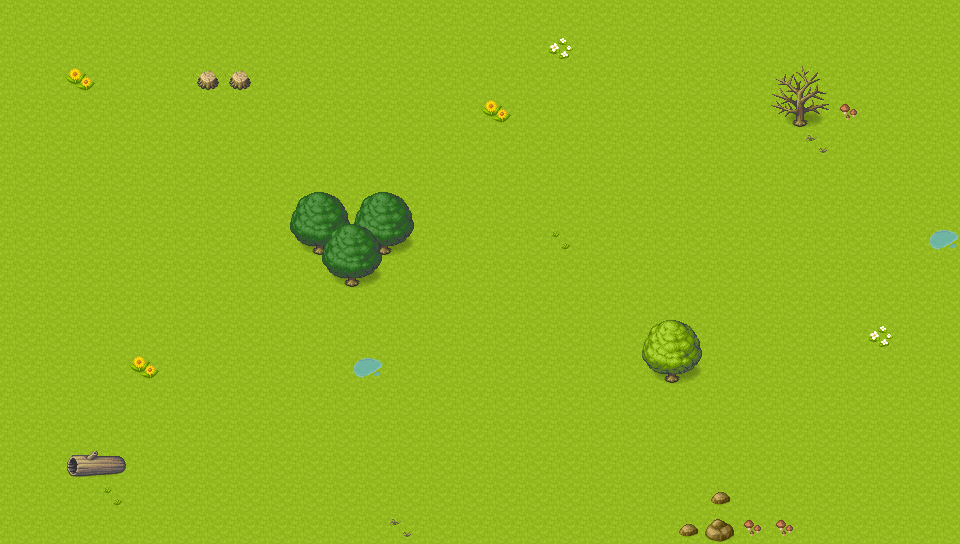

The image is a tile-based game level rendered from a .tmx file. Its description and complete source (layers, tilesets, objects, tile grids) follow:
An orthogonal 30x17 tile map with 32x32 px tiles, 4 tile layers (floor, water, decorations, obstacles).

<map version="1.9" tiledversion="1.9.2" orientation="orthogonal" renderorder="right-down" width="30" height="17" tilewidth="32" tileheight="32" infinite="0" nextlayerid="6" nextobjectid="1">
 <tileset firstgid="1" source="[Base]BaseChip_pipo.tsx" />
 <layer id="2" name="floor" width="30" height="17">
  <data encoding="csv">
1,1,1,1,1,1,1,1,1,1,1,1,1,1,1,1,1,1,1,1,1,1,1,1,1,1,1,1,1,1,
1,1,1,1,1,1,1,1,1,1,1,1,1,1,1,1,1,1,1,1,1,1,1,1,1,1,1,1,1,1,
1,1,1,1,1,1,1,1,1,1,1,1,1,1,1,1,1,1,1,1,1,1,1,1,1,1,1,1,1,1,
1,1,1,1,1,1,1,1,1,1,1,1,1,1,1,1,1,1,1,1,1,1,1,1,1,1,1,1,1,1,
1,1,1,1,1,1,1,1,1,1,1,1,1,1,1,1,1,1,1,1,1,1,1,1,1,1,1,1,1,1,
1,1,1,1,1,1,1,1,1,1,1,1,1,1,1,1,1,1,1,1,1,1,1,1,1,1,1,1,1,1,
1,1,1,1,1,1,1,1,1,1,1,1,1,1,1,1,1,1,1,1,1,1,1,1,1,1,1,1,1,1,
1,1,1,1,1,1,1,1,1,1,1,1,1,1,1,1,1,1,1,1,1,1,1,1,1,1,1,1,1,1,
1,1,1,1,1,1,1,1,1,1,1,1,1,1,1,1,1,1,1,1,1,1,1,1,1,1,1,1,1,1,
1,1,1,1,1,1,1,1,1,1,1,1,1,1,1,1,1,1,1,1,1,1,1,1,1,1,1,1,1,1,
1,1,1,1,1,1,1,1,1,1,1,1,1,1,1,1,1,1,1,1,1,1,1,1,1,1,1,1,1,1,
1,1,1,1,1,1,1,1,1,1,1,1,1,1,1,1,1,1,1,1,1,1,1,1,1,1,1,1,1,1,
1,1,1,1,1,1,1,1,1,1,1,1,1,1,1,1,1,1,1,1,1,1,1,1,1,1,1,1,1,1,
1,1,1,1,1,1,1,1,1,1,1,1,1,1,1,1,1,1,1,1,1,1,1,1,1,1,1,1,1,1,
1,1,1,1,1,1,1,1,1,1,1,1,1,1,1,1,1,1,1,1,1,1,1,1,1,1,1,1,1,1,
1,1,1,1,1,1,1,1,1,1,1,1,1,1,1,1,1,1,1,1,1,1,1,1,1,1,1,1,1,1,
1,1,1,1,1,1,1,1,1,1,1,1,1,1,1,1,1,1,1,1,1,1,1,1,1,1,1,1,1,1
</data>
 </layer>
 <layer id="5" name="water" width="30" height="17">
  <data encoding="csv">
0,0,0,0,0,0,0,0,0,0,0,0,0,0,0,0,0,0,0,0,0,0,0,0,0,0,0,0,0,0,
0,0,0,0,0,0,0,0,0,0,0,0,0,0,0,0,0,0,0,0,0,0,0,0,0,0,0,0,0,0,
0,0,0,0,0,0,0,0,0,0,0,0,0,0,0,0,0,0,0,0,0,0,0,0,0,0,0,0,0,0,
0,0,0,0,0,0,0,0,0,0,0,0,0,0,0,0,0,0,0,0,0,0,0,0,0,0,0,0,0,0,
0,0,0,0,0,0,0,0,0,0,0,0,0,0,0,0,0,0,0,0,0,0,0,0,0,0,0,0,0,0,
0,0,0,0,0,0,0,0,0,0,0,0,0,0,0,0,0,0,0,0,0,0,0,0,0,0,0,0,0,0,
0,0,0,0,0,0,0,0,0,0,0,0,0,0,0,0,0,0,0,0,0,0,0,0,0,0,0,0,0,0,
0,0,0,0,0,0,0,0,0,0,0,0,0,0,0,0,0,0,0,0,0,0,0,0,0,0,0,0,0,0,
0,0,0,0,0,0,0,0,0,0,0,0,0,0,0,0,0,0,0,0,0,0,0,0,0,0,0,0,0,0,
0,0,0,0,0,0,0,0,0,0,0,0,0,0,0,0,0,0,0,0,0,0,0,0,0,0,0,0,0,0,
0,0,0,0,0,0,0,0,0,0,0,0,0,0,0,0,0,0,0,0,0,0,0,0,0,0,0,0,0,0,
0,0,0,0,0,0,0,0,0,0,0,0,0,0,0,0,0,0,0,0,0,0,0,0,0,0,0,0,0,0,
0,0,0,0,0,0,0,0,0,0,0,0,0,0,0,0,0,0,0,0,0,0,0,0,0,0,0,0,0,0,
0,0,0,0,0,0,0,0,0,0,0,0,0,0,0,0,0,0,0,0,0,0,0,0,0,0,0,0,0,0,
0,0,0,0,0,0,0,0,0,0,0,0,0,0,0,0,0,0,0,0,0,0,0,0,0,0,0,0,0,0,
0,0,0,0,0,0,0,0,0,0,0,0,0,0,0,0,0,0,0,0,0,0,0,0,0,0,0,0,0,0,
0,0,0,0,0,0,0,0,0,0,0,0,0,0,0,0,0,0,0,0,0,0,0,0,0,0,0,0,0,0
</data>
 </layer>
 <layer id="3" name="decorations" width="30" height="17">
  <data encoding="csv">
0,0,0,0,0,0,0,0,0,0,0,0,0,0,0,0,0,0,0,0,0,0,0,0,0,0,0,0,0,0,
0,0,0,0,0,0,0,0,0,0,0,0,0,0,0,0,0,53,0,0,0,0,0,0,0,0,0,0,0,0,
0,0,56,0,0,0,0,0,0,0,0,0,0,0,0,0,0,0,0,0,0,0,0,0,0,0,0,0,0,0,
0,0,0,0,0,0,0,0,0,0,0,0,0,0,0,56,0,0,0,0,0,0,0,0,0,0,57,0,0,0,
0,0,0,0,0,0,0,0,0,0,0,0,0,0,0,0,0,0,0,0,0,0,0,0,0,52,0,0,0,0,
0,0,0,0,0,0,0,0,0,0,0,0,0,0,0,0,0,0,0,0,0,0,0,0,0,0,0,0,0,0,
0,0,0,0,0,0,0,0,0,0,0,0,0,0,0,0,0,0,0,0,0,0,0,0,0,0,0,0,0,0,
0,0,0,0,0,0,0,0,0,0,0,0,0,0,0,0,0,50,0,0,0,0,0,0,0,0,0,0,0,61,
0,0,0,0,0,0,0,0,0,0,0,0,0,0,0,0,0,0,0,0,0,0,0,0,0,0,0,0,0,0,
0,0,0,0,0,0,0,0,0,0,0,0,0,0,0,0,0,0,0,0,0,0,0,0,0,0,0,0,0,0,
0,0,0,0,0,0,0,0,0,0,0,0,0,0,0,0,0,0,0,0,0,0,0,0,0,0,0,53,0,0,
0,0,0,0,56,0,0,0,0,0,0,61,0,0,0,0,0,0,0,0,0,0,0,0,0,0,0,0,0,0,
0,0,0,0,0,0,0,0,0,0,0,0,0,0,0,0,0,0,0,0,0,0,0,0,0,0,0,0,0,0,
0,0,0,0,0,0,0,0,0,0,0,0,0,0,0,0,0,0,0,0,0,0,0,0,0,0,0,0,0,0,
0,0,0,0,0,0,0,0,0,0,0,0,0,0,0,0,0,0,0,0,0,0,0,0,0,0,0,0,0,0,
0,0,0,50,0,0,0,0,0,0,0,0,0,0,0,0,0,0,0,0,0,0,65,0,0,0,0,0,0,0,
0,0,0,0,0,0,0,0,0,0,0,0,52,0,0,0,0,0,0,0,0,65,0,57,57,0,0,0,0,0
</data>
 </layer>
 <layer id="4" name="obstacles" width="30" height="17">
  <data encoding="csv">
0,0,0,0,0,0,0,0,0,0,0,0,0,0,0,0,0,0,0,0,0,0,0,0,0,0,0,0,0,0,
0,0,0,0,0,0,0,0,0,0,0,0,0,0,0,0,0,0,0,0,0,0,0,0,0,0,0,0,0,0,
0,0,0,0,0,0,46,46,0,0,0,0,0,0,0,0,0,0,0,0,0,0,0,0,15,16,0,0,0,0,
0,0,0,0,0,0,0,0,0,0,0,0,0,0,0,0,0,0,0,0,0,0,0,0,23,24,0,0,0,0,
0,0,0,0,0,0,0,0,0,0,0,0,0,0,0,0,0,0,0,0,0,0,0,0,0,0,0,0,0,0,
0,0,0,0,0,0,0,0,0,0,0,0,0,0,0,0,0,0,0,0,0,0,0,0,0,0,0,0,0,0,
0,0,0,0,0,0,0,0,0,11,12,11,12,0,0,0,0,0,0,0,0,0,0,0,0,0,0,0,0,0,
0,0,0,0,0,0,0,0,0,19,35,36,20,0,0,0,0,0,0,0,0,0,0,0,0,0,0,0,0,0,
0,0,0,0,0,0,0,0,0,0,19,20,0,0,0,0,0,0,0,0,0,0,0,0,0,0,0,0,0,0,
0,0,0,0,0,0,0,0,0,0,0,0,0,0,0,0,0,0,0,0,0,0,0,0,0,0,0,0,0,0,
0,0,0,0,0,0,0,0,0,0,0,0,0,0,0,0,0,0,0,0,9,10,0,0,0,0,0,0,0,0,
0,0,0,0,0,0,0,0,0,0,0,0,0,0,0,0,0,0,0,0,17,18,0,0,0,0,0,0,0,0,
0,0,0,0,0,0,0,0,0,0,0,0,0,0,0,0,0,0,0,0,0,0,0,0,0,0,0,0,0,0,
0,0,0,0,0,0,0,0,0,0,0,0,0,0,0,0,0,0,0,0,0,0,0,0,0,0,0,0,0,0,
0,0,47,48,0,0,0,0,0,0,0,0,0,0,0,0,0,0,0,0,0,0,0,0,0,0,0,0,0,0,
0,0,0,0,0,0,0,0,0,0,0,0,0,0,0,0,0,0,0,0,0,0,0,0,0,0,0,0,0,0,
0,0,0,0,0,0,0,0,0,0,0,0,0,0,0,0,0,0,0,0,0,0,66,0,0,0,0,0,0,0
</data>
 </layer>
</map>
